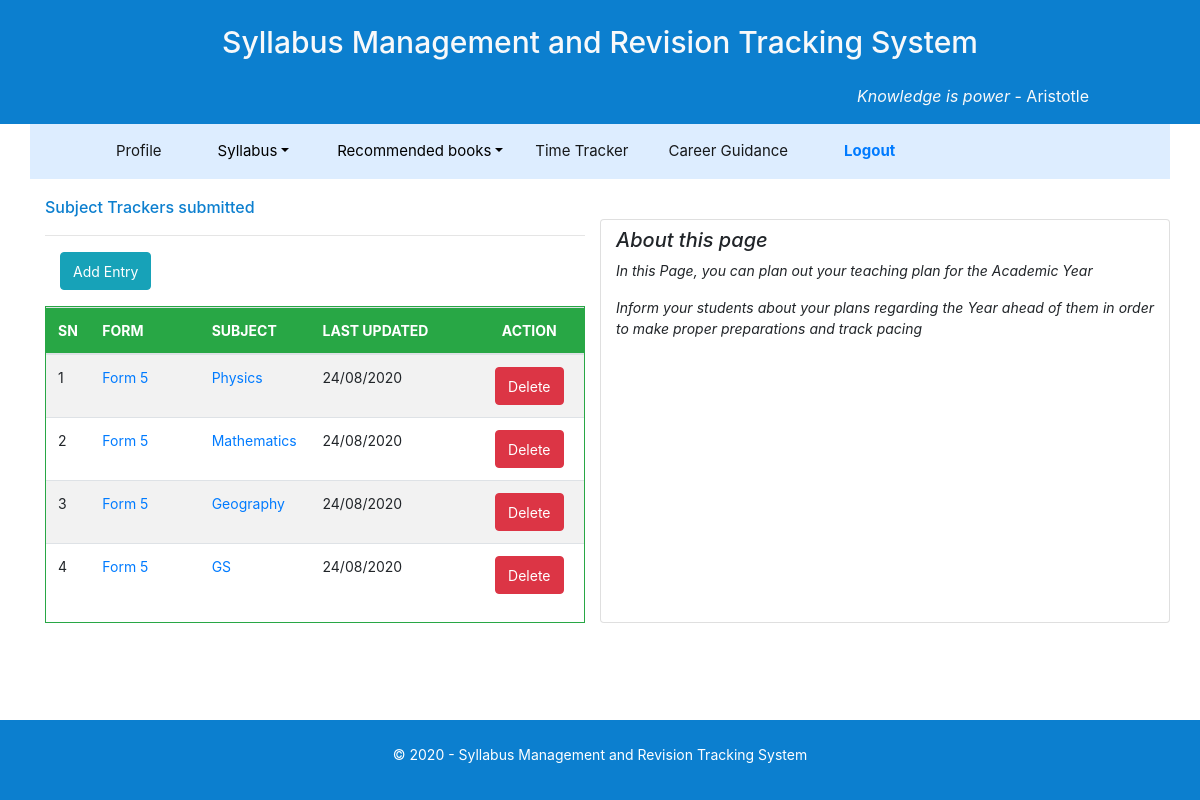
/teacher_pages/Time_Tracker.php (signed in), run on the app's committed database.
### tables this page shows
CREATE TABLE `time_tracker` (
  `tracker_id` int(11) NOT NULL,
  `subject_name` varchar(255) DEFAULT NULL,
  `subject_id` int(11) NOT NULL,
  `form` varchar(255) DEFAULT NULL,
  `start_date` varchar(255) DEFAULT NULL,
  `end_date` varchar(255) DEFAULT NULL,
  `topics` text DEFAULT NULL,
  `status` int(11) DEFAULT NULL,
  `teacher_id` int(11) DEFAULT NULL,
  `date_added` varchar(255) NOT NULL
);

### teacher_pages/Time_Tracker.php (the view, shortened to what this page needs)
<?php
    $current_user = $_SESSION['current_userID'];
    include 'count_books.php';
?>
<!DOCTYPE html>
<html>
<head>
    <link rel="stylesheet" href="assets/bootstrap/css/bootstrap.min.css">
    <link rel="stylesheet" href="assets/css/styles.css">
    <link rel="stylesheet" href="../plugins/fontawesome-free/css/all.min.css">
</head>
<body>
   <div id = "page-container">
   <div id="content-wrap">
        <?php include '../phpIncludes/header_teacher.php' ?>
    <div class="container mt-3">
        <div class="row">
            <div class="col-md-3 col-lg-9 col-xl-6 col-12 offset-md-2 offset-xl-0">
             <font color="#0C7FCF" style='font-size:16px; font-weight:500;'>Subject Trackers submitted</font>
                <div style="color: #0C7FCF"><hr></div>
                <div class="col-lg-12 mb-2">
               <label title="Add New Entry">
               <button type="button" class="btn btn-info"><span style="font-size:14px;" data-toggle="modal" data-target="#modal-default"> Add Entry </span></button>
               </label>
                </div>
                <div class='table-responsive' style='border: 1px solid #28A745;'>
                    <table class='table table-striped' style='font-size: 14px;'>
                        <thead>
                            <tr style='background-color: #28A745; color:white;'>
                                <th style='width: 5%'>SN</th>
                                <th style='width: 20%'>FORM</th>
                                <th style='width: 20%'>SUBJECT</th>
                                <th style='width: 30%'>LAST UPDATED </th>
                                <th style='width: 20%' class="text-center">ACTION </th>
                            </tr>
                        </thead>
                        <tbody>
        <?php
       $get_max_no ="SELECT MAX(tracker_id) AS max_tracker_id FROM time_tracker WHERE teacher_id = '$current_user'";
        $run_max = $conn -> query ($get_max_no);
        $res_max = $run_max -> fetch_assoc();
        $total_time_tracker = $res_max['max_tracker_id'];
       $getSubmits = mysqli_query ($conn, "SELECT DISTINCT subject_name FROM time_tracker WHERE teacher_id = '$current_user'");
       $cnt = 0;
       $sn = 1;
       while ($cnt <= $total_time_tracker){
           $getRes = mysqli_fetch_assoc($getSubmits);
           $sub_name = $getRes['subject_name'];
           $getmaxDate = mysqli_query ($conn, "SELECT MAX(date_added) AS max_date FROM time_tracker WHERE (subject_name = '$sub_name')");
           $getRes_maxDate = mysqli_fetch_assoc($getmaxDate);
           $maxDate = $getRes_maxDate['max_date'];
           $getsubs = mysqli_query ($conn, "SELECT * FROM time_tracker WHERE (teacher_id = '$current_user' AND subject_name = '$sub_name' AND date_added = '$maxDate')");
           $getRes_maxSubs = mysqli_fetch_assoc($getsubs);
            $totalRes = mysqli_num_rows($getsubs);
           if ($totalRes != 0){
           echo '
           <tr>
                <td>'.$sn.'</td>
                <td><a href="View_tracker.php?id='.$getRes_maxSubs['tracker_id'].'">'.$getRes_maxSubs['form'].'</a></td>
                <td><a href="View_tracker.php?id='.$getRes_maxSubs['tracker_id'].'">'.$getRes_maxSubs['subject_name'].'</a></td>
                <td>'.$getRes_maxSubs['date_added'].'</td>
                <td class="text-center">
                <a type="button" class="btn btn-danger" data-toggle="modal" data-target="#modal2-default'.$getRes_maxSubs["tracker_id"].'"><span style="font-size:14px; color:white;">Delete</span></a>
    <form method="post">
    <div class="modal fade text-left" id="modal2-default'.$getRes_maxSubs["tracker_id"].'" style="margin-top: 20vh;">
        <div class="modal-dialog">
          <div class="modal-content">
            <div class="modal-header" style="background-color: #DC3545; color:white;">
              <h5 class="modal-title">Are you sure you want to delete?</h5>
              <button type="button" class="close" data-dismiss="modal" aria-label="Close">
                <span aria-hidden="true" style="color: white;">&times;</span>
              </button>
            </div>
            <div class="modal-body">
                <p> Delete all <strong>'.$getRes_maxSubs['subject_name'].'</strong> entries?</p>
            </div>
            <div class="modal-footer justify-content-between">
            <input type="hidden" value="'.$getRes_maxSubs["subject_name"].'" name="tracker_id">
              <button type="button" class="btn btn-danger" data-dismiss="modal"><span style="font-size:14px;">No</span></button>
              <button type="submit" name="delete_all" class="btn btn-danger"><span style="font-size:14px;">Delete Entry</span></button>
            </div>
          </div>
        </div>
      </div>
      </form>
                </td>
        </tr>
           ';
            $sn = $sn + 1;
           }
           $cnt = $cnt + 1;
       }
        ?>
                        </tbody>
                    </table>
                </div>
            </div>
            <div class="col-md-3 col-lg-3 col-xl-6 col-12 offset-md-2 offset-xl-0 mt-4 py-2 text-justify font-italic card" style="font-size: 14px;">
            <h5> About this page</h5>
            <p> In this Page, you can plan out your teaching plan for the Academic Year </p>
            <p> Inform your students about your plans regarding the Year ahead of them in order to make proper preparations and track pacing </p>
            </div>
        </div>
    </div>
    </div>
<?php
    include '../phpIncludes/footer.php';
?>
    </div>
</body>
</html>

### teacher_pages/Time_Tracker.php (style rules this page uses)
#page-container { position: relative; min-height: 100vh; }
#content-wrap { padding-bottom: 8rem; }

### data on the page
time_tracker: form "Form 5", subject_name "Physics", date_added "24/08/2020"
time_tracker: form "Form 5", subject_name "Mathematics", date_added "24/08/2020"
time_tracker: form "Form 5", subject_name "Geography", date_added "24/08/2020"
time_tracker: form "Form 5", subject_name "GS", date_added "24/08/2020"
